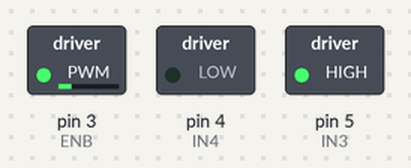
Simulated run of this sketch. Board: Arduino Uno, built with avr-gcc and run on an emulated ATmega328P. Shown: switched loads named in the sketch (green lamp = pin HIGH).

Above: at 0.05 s.
At 2.75 s:
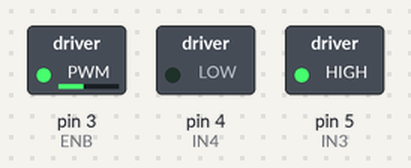
At 5.5 s:
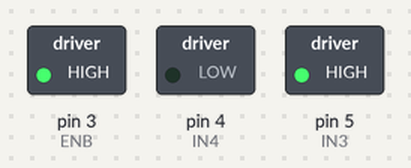
At 11.0 s:
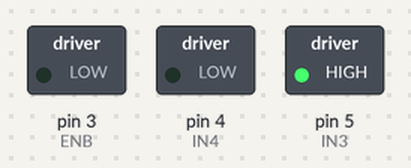
Timing chart, 0 to 12.7 s (numbered marks = the images above):
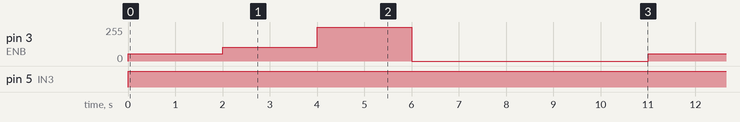

Measured:
- by itself, pin 3 (ENB): repeats every 11.0 s: 105/255 2.0 s, 255/255 2.0 s, 0/255 5.0 s, 55/255 2.0 s
- by itself, pin 5 (IN3): LOW → HIGH at 0.00 s

The sketch:

sketch_may20a.ino
```cpp
/*
 Ejemplo de control de motor DC usando modulo L298
 http://electronilab.co/tienda/driver-dual-para-motores-full-bridge-l298n/

 Creado 16/05/14
 por Andres Cruz
 ELECTRONILAB.CO
 */

int IN3 = 5;    // Input3 conectada al pin 5
int IN4 = 4;    // Input4 conectada al pin 4
int ENB = 3;    // ENB conectada al pin 3 de Arduino
void setup()
{
 pinMode (ENB, OUTPUT);
 pinMode (IN3, OUTPUT);
 pinMode (IN4, OUTPUT);
}
void loop()
{
  //Preparamos la salida para que el motor gire en un sentido
  digitalWrite (IN3, HIGH);
  digitalWrite (IN4, LOW);
  // Aplicamos PWM al pin ENB, haciendo girar el motor, cada 2 seg aumenta la velocidad
  analogWrite(ENB,55);
  delay(2000);
  analogWrite(ENB,105);
  delay(2000);
  analogWrite(ENB,255);
  delay(2000);
  // Apagamos el motor y esperamos 5 seg
  analogWrite(ENB,0);
  delay(5000);
}
```
